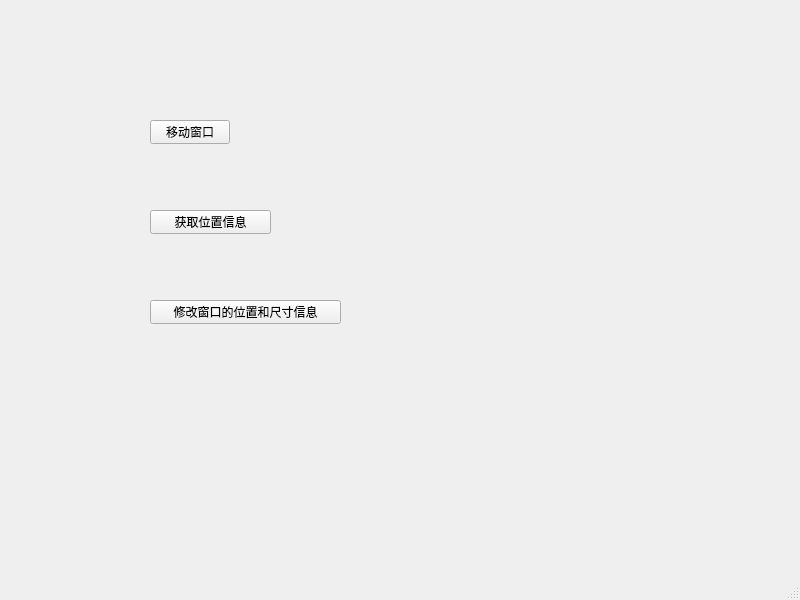
<?xml version="1.0" encoding="UTF-8"?>
<ui version="4.0">
 <class>MainWindow</class>
 <widget class="QMainWindow" name="MainWindow">
  <property name="geometry">
   <rect>
    <x>0</x>
    <y>0</y>
    <width>800</width>
    <height>600</height>
   </rect>
  </property>
  <property name="windowTitle">
   <string>MainWindow</string>
  </property>
  <widget class="QWidget" name="centralwidget">
   <widget class="QPushButton" name="moveBtn">
    <property name="geometry">
     <rect>
      <x>150</x>
      <y>120</y>
      <width>80</width>
      <height>24</height>
     </rect>
    </property>
    <property name="text">
     <string>移动窗口</string>
    </property>
   </widget>
   <widget class="QPushButton" name="posBtn">
    <property name="geometry">
     <rect>
      <x>150</x>
      <y>210</y>
      <width>121</width>
      <height>24</height>
     </rect>
    </property>
    <property name="text">
     <string>获取位置信息</string>
    </property>
   </widget>
   <widget class="QPushButton" name="gemotryBtn">
    <property name="geometry">
     <rect>
      <x>150</x>
      <y>300</y>
      <width>191</width>
      <height>24</height>
     </rect>
    </property>
    <property name="text">
     <string>修改窗口的位置和尺寸信息</string>
    </property>
   </widget>
  </widget>
  <widget class="QMenuBar" name="menubar">
   <property name="geometry">
    <rect>
     <x>0</x>
     <y>0</y>
     <width>800</width>
     <height>21</height>
    </rect>
   </property>
  </widget>
  <widget class="QStatusBar" name="statusbar"/>
 </widget>
 <resources/>
 <connections/>
</ui>
